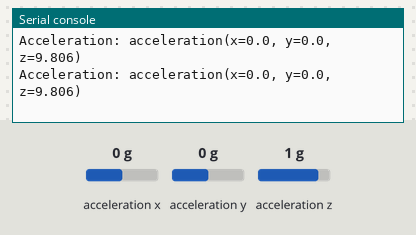
Simulated run of this program. Board: CircuitPython board. Parts: the last lines printed to the serial console. The test bench sets the inputs (shaded band); at power-on: acceleration x 0 g, acceleration y 0 g, acceleration z 1 g.

Above: at 1.2 s.
1.3 s: acceleration x set to -1.4 g
At 2.4 s:
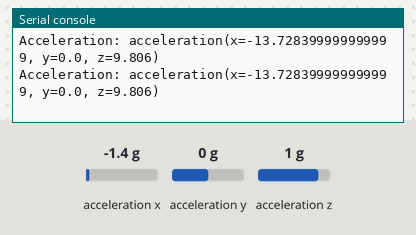
2.8 s: acceleration y set to -1.4 g
At 3.6 s:
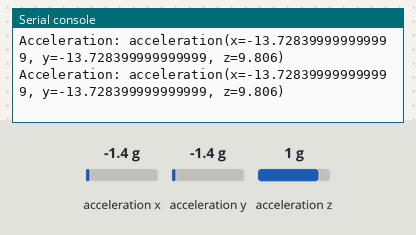
4.3 s: acceleration z set to -1.4 g
At 5.4 s:
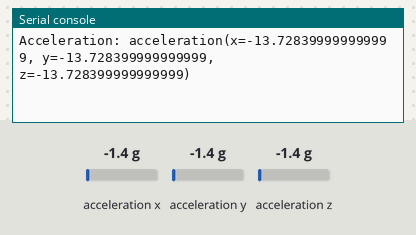

Measured:
- after the input at 1.3 s, the serial console: prints a new line at once (image 1)
- after the input at 2.8 s, the serial console: prints a new line at once (image 2)
- after the input at 4.3 s, the serial console: prints a new line at once (image 3)

The program:

simpleClassMain.py
```python
import board
import busio
import adafruit_lis3dh
from ProjectBase import ProjectBase

#############################################################################
# Accelerometer wrapper class
class Accelerometer:
    def __init__(self, i2c:busio.I2C) -> None:
        # generally, any time you create your own class which uses
        # an I2C device, you should pass the I2C object to it instead
        # of calling `board.I2C()`.
        self.lis3dh = adafruit_lis3dh.LIS3DH_I2C(i2c)
        self.lis3dh.range = adafruit_lis3dh.RANGE_4_G

    @property
    def acceleration(self) -> tuple[float, float, float]:
        return self.lis3dh.acceleration

#############################################################################
# Main project class
class MyProject(ProjectBase):

    def setup(self) -> None:
        self.sayAtStartup("Setting up the project...")

        self.i2c = board.I2C()  # Initialize I2C
        self.accelerometer = Accelerometer(self.i2c)

    def loop(self) -> None:
        print( f"Acceleration: {self.accelerometer.acceleration}" )


#############################################################################
if __name__ == "__main__":
    project = MyProject(verbose=True)
    project.run()
```

ProjectBase.py
```python
#############################################################################
# Project base class
class ProjectBase(object):
    def __init__(self,verbose:bool = False) -> None:
        self.verbose = verbose

    def sayAtStartup(self, message: str) -> None:
        if self.verbose:
            print(message)

    def sayWhileRunning(self, message: str) -> None:
        if self.verbose:
            print(message)

    def setup(self) -> None:
        raise NotImplementedError("Setup method must be implemented in the subclass")

    def loop(self) -> None:
        raise NotImplementedError("Loop method must be implemented in the subclass")

    def run(self) -> None:
        self.setup()
        self.sayAtStartup("starting mail loop")
        while True:
            self.loop()
```
